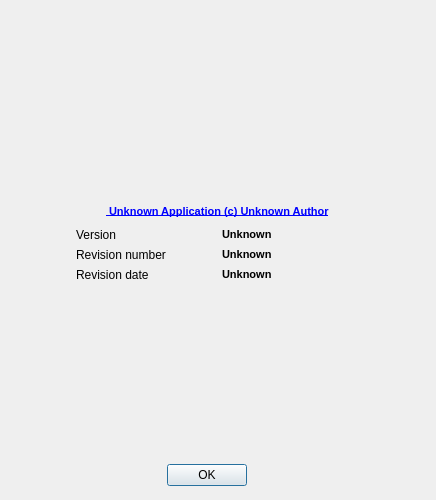
<ui version="4.0" >
 <author></author>
 <comment></comment>
 <exportmacro></exportmacro>
 <class>Gui::Dialog::AboutApplication</class>
 <widget class="QDialog" name="Gui::Dialog::AboutApplication" >
  <property name="geometry" >
   <rect>
    <x>0</x>
    <y>0</y>
    <width>436</width>
    <height>500</height>
   </rect>
  </property>
  <property name="windowTitle" >
   <string>About</string>
  </property>
  <property name="modal" >
   <bool>true</bool>
  </property>
  <layout class="QGridLayout" >
   <property name="margin" >
    <number>9</number>
   </property>
   <property name="spacing" >
    <number>6</number>
   </property>
   <item row="1" column="1" >
    <spacer>
     <property name="orientation" >
      <enum>Qt::Vertical</enum>
     </property>
     <property name="sizeHint" >
      <size>
       <width>20</width>
       <height>20</height>
      </size>
     </property>
    </spacer>
   </item>
   <item row="0" column="0" colspan="3" >
    <widget class="QLabel" name="labelSplashPicture" >
     <property name="text" >
      <string/>
     </property>
     <property name="pixmap" >
      <pixmap resource="Icons/resource.qrc" >:/new/prefix1/SplashScreen.xpm</pixmap>
     </property>
    </widget>
   </item>
   <item row="2" column="1" >
    <layout class="QVBoxLayout" >
     <property name="margin" >
      <number>0</number>
     </property>
     <property name="spacing" >
      <number>6</number>
     </property>
     <item>
      <layout class="QHBoxLayout" >
       <property name="margin" >
        <number>0</number>
       </property>
       <property name="spacing" >
        <number>6</number>
       </property>
       <item>
        <spacer>
         <property name="orientation" >
          <enum>Qt::Horizontal</enum>
         </property>
         <property name="sizeHint" >
          <size>
           <width>31</width>
           <height>20</height>
          </size>
         </property>
        </spacer>
       </item>
       <item>
        <widget class="QLabel" name="labelAuthor" >
         <property name="text" >
          <string>&lt;html>&lt;head>&lt;meta name="qrichtext" content="1" />&lt;/head>&lt;body style=" white-space: pre-wrap; font-family:MS Shell Dlg 2; font-size:7.8pt; font-weight:400; font-style:normal; text-decoration:none;">&lt;p style=" margin-top:0px; margin-bottom:0px; margin-left:0px; margin-right:0px; -qt-block-indent:0; text-indent:0px; font-size:8pt;">&lt;span style=" font-weight:600; text-decoration: underline; color:#0000ff;"> Unknown Application (c) Unknown Author&lt;/span>&lt;/p>&lt;/body>&lt;/html></string>
         </property>
        </widget>
       </item>
       <item>
        <spacer>
         <property name="orientation" >
          <enum>Qt::Horizontal</enum>
         </property>
         <property name="sizeHint" >
          <size>
           <width>31</width>
           <height>20</height>
          </size>
         </property>
        </spacer>
       </item>
      </layout>
     </item>
     <item>
      <layout class="QGridLayout" >
       <property name="margin" >
        <number>0</number>
       </property>
       <property name="spacing" >
        <number>6</number>
       </property>
       <item row="2" column="0" >
        <widget class="QLabel" name="labelDate" >
         <property name="text" >
          <string>Revision date</string>
         </property>
        </widget>
       </item>
       <item row="1" column="1" >
        <widget class="QLabel" name="labelBuildRevision" >
         <property name="text" >
          <string>&lt;html>&lt;head>&lt;meta name="qrichtext" content="1" />&lt;/head>&lt;body style=" white-space: pre-wrap; font-family:MS Shell Dlg 2; font-size:7.8pt; font-weight:400; font-style:normal; text-decoration:none;">&lt;p style=" margin-top:0px; margin-bottom:0px; margin-left:0px; margin-right:0px; -qt-block-indent:0; text-indent:0px; font-size:8pt;">&lt;span style=" font-weight:600;">Unknown&lt;/span>&lt;/p>&lt;/body>&lt;/html></string>
         </property>
        </widget>
       </item>
       <item row="2" column="1" >
        <widget class="QLabel" name="labelBuildDate" >
         <property name="text" >
          <string>&lt;html>&lt;head>&lt;meta name="qrichtext" content="1" />&lt;/head>&lt;body style=" white-space: pre-wrap; font-family:MS Shell Dlg 2; font-size:7.8pt; font-weight:400; font-style:normal; text-decoration:none;">&lt;p style=" margin-top:0px; margin-bottom:0px; margin-left:0px; margin-right:0px; -qt-block-indent:0; text-indent:0px; font-size:8pt;">&lt;span style=" font-weight:600;">Unknown&lt;/span>&lt;/p>&lt;/body>&lt;/html></string>
         </property>
        </widget>
       </item>
       <item row="1" column="0" >
        <widget class="QLabel" name="labelRevision" >
         <property name="text" >
          <string>Revision number</string>
         </property>
        </widget>
       </item>
       <item row="0" column="1" >
        <widget class="QLabel" name="labelBuildVersion" >
         <property name="text" >
          <string>&lt;html>&lt;head>&lt;meta name="qrichtext" content="1" />&lt;/head>&lt;body style=" white-space: pre-wrap; font-family:MS Shell Dlg 2; font-size:7.8pt; font-weight:400; font-style:normal; text-decoration:none;">&lt;p style=" margin-top:0px; margin-bottom:0px; margin-left:0px; margin-right:0px; -qt-block-indent:0; text-indent:0px; font-size:8pt;">&lt;span style=" font-weight:600;">Unknown&lt;/span>&lt;/p>&lt;/body>&lt;/html></string>
         </property>
        </widget>
       </item>
       <item row="0" column="0" >
        <widget class="QLabel" name="labelVersion" >
         <property name="text" >
          <string>Version</string>
         </property>
        </widget>
       </item>
      </layout>
     </item>
    </layout>
   </item>
   <item row="2" column="2" >
    <spacer>
     <property name="orientation" >
      <enum>Qt::Horizontal</enum>
     </property>
     <property name="sizeHint" >
      <size>
       <width>31</width>
       <height>20</height>
      </size>
     </property>
    </spacer>
   </item>
   <item row="2" column="0" >
    <spacer>
     <property name="orientation" >
      <enum>Qt::Horizontal</enum>
     </property>
     <property name="sizeHint" >
      <size>
       <width>31</width>
       <height>20</height>
      </size>
     </property>
    </spacer>
   </item>
   <item row="3" column="1" >
    <spacer>
     <property name="orientation" >
      <enum>Qt::Vertical</enum>
     </property>
     <property name="sizeHint" >
      <size>
       <width>20</width>
       <height>21</height>
      </size>
     </property>
    </spacer>
   </item>
   <item row="4" column="0" colspan="3" >
    <layout class="QHBoxLayout" >
     <property name="margin" >
      <number>0</number>
     </property>
     <property name="spacing" >
      <number>6</number>
     </property>
     <item>
      <spacer>
       <property name="orientation" >
        <enum>Qt::Horizontal</enum>
       </property>
       <property name="sizeHint" >
        <size>
         <width>160</width>
         <height>31</height>
        </size>
       </property>
      </spacer>
     </item>
     <item>
      <widget class="QPushButton" name="okButton" >
       <property name="text" >
        <string>OK</string>
       </property>
      </widget>
     </item>
     <item>
      <spacer>
       <property name="orientation" >
        <enum>Qt::Horizontal</enum>
       </property>
       <property name="sizeHint" >
        <size>
         <width>181</width>
         <height>20</height>
        </size>
       </property>
      </spacer>
     </item>
    </layout>
   </item>
  </layout>
 </widget>
 <pixmapfunction></pixmapfunction>
 <resources>
  <include location="Icons/resource.qrc" />
 </resources>
 <connections>
  <connection>
   <sender>okButton</sender>
   <signal>clicked()</signal>
   <receiver>Gui::Dialog::AboutApplication</receiver>
   <slot>accept()</slot>
   <hints>
    <hint type="sourcelabel" >
     <x>278</x>
     <y>253</y>
    </hint>
    <hint type="destinationlabel" >
     <x>96</x>
     <y>254</y>
    </hint>
   </hints>
  </connection>
 </connections>
</ui>
